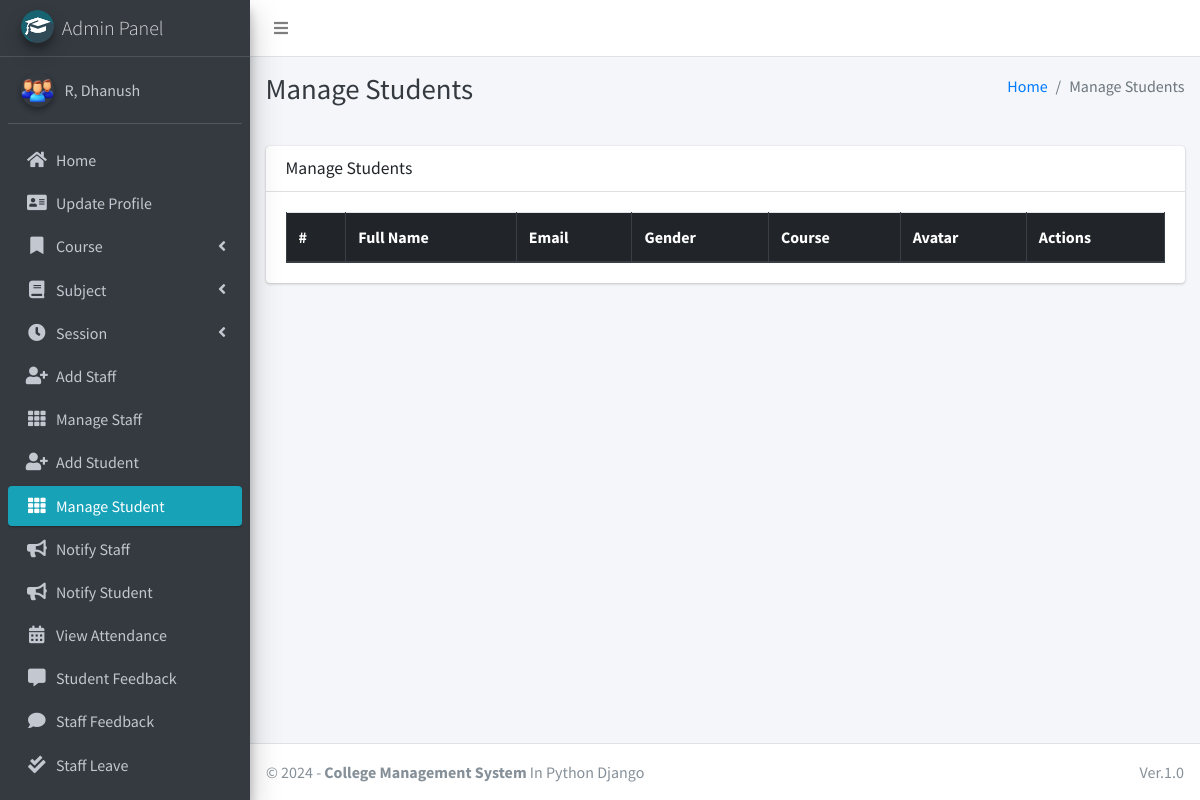
Page /student/manage/ (signed in) on the committed database.
### main_app/models.py (models this page shows)
class CustomUser(AbstractUser):
    USER_TYPE = ((1, "HOD"), (2, "Staff"), (3, "Student"))
    GENDER = [("M", "Male"), ("F", "Female")]
    username = None  # Removed username, using email instead
    email = models.EmailField(unique=True)
    user_type = models.CharField(default=1, choices=USER_TYPE, max_length=1)
    gender = models.CharField(max_length=1, choices=GENDER)
    profile_pic = models.ImageField()
    address = models.TextField()
    fcm_token = models.TextField(default="")  # For firebase notifications
    created_at = models.DateTimeField(auto_now_add=True)
    updated_at = models.DateTimeField(auto_now=True)
    USERNAME_FIELD = "email"
    REQUIRED_FIELDS = []
    objects = CustomUserManager()
    def __str__(self):
        return self.last_name + ", " + self.first_name

### main_app/hod_views.py (the view)
# urls.py: path("student/manage/", hod_views.manage_student, name='manage_student'),
def manage_student(request):
    students = CustomUser.objects.filter(user_type=3)
    context = {
        'students': students,
        'page_title': 'Manage Students'
    }
    return render(request, "hod_template/manage_student.html", context)

### main_app/templates/hod_template/manage_student.html (shortened to what this page needs)
{% extends 'main_app/base.html' %}
{% load static %}
{% block page_title %}{{page_title}}{% endblock page_title %}
{% block content %}
<section class="content">
    <div class="container-fluid">
        <div class="row">
            <div class="col-md-12">
                <div class="card">
                    <div class="card-header">
                        <h3 class="card-title">{{page_title}}</h3>
                    </div>
                    <div class="card-body">
                        <table id="example2" class="table table-bordered table-hover">
                            <thead class="thead-dark">
                                <tr>
                                    <th>#</th>
                                    <th>Full Name</th>
                                    <th>Email</th>
                                    <th>Gender</th>
                                    <th>Course</th>
                                    <th>Avatar</th>
                                    <th>Actions</th>
                                </tr>
                            </thead>
                        </table>
                    </div>
                </div>
            </div>
        </div>
    </div>
</section>
{% endblock content %}

### main_app/templates/main_app/sidebar_template.html (shortened to what this page needs)
{% load static %}
<aside class="main-sidebar sidebar-dark-info elevation-4">
    {% if request.user.user_type == '1' %}
    <a href="{% url 'admin_home' %}" class="brand-link">
        <img src="{% static 'dist/img/cmsl.png' %} " alt="AdminLTE Logo"
            class="brand-image img-circle elevation-3" >
        <span class="brand-text font-weight-light">Admin Panel</span>
    </a>
    <div class="sidebar">
        <div class="user-panel mt-3 pb-3 mb-3 d-flex">
            <div class="image">
                <img src="{{ request.user.profile_pic}}" class="img-circle elevation-2" alt="User Image">
            </div>
            <div class="info">
                <a href="#" class="d-block">{{user}}</a>
            </div>
        </div>
        <nav class="mt-2">
            <ul class="nav nav-pills nav-sidebar flex-column" data-widget="treeview" role="menu" data-accordion="false">
                <li class="nav-item">
                    {% url 'admin_home' as admin_home %}
                    <a href="{{admin_home}}" class="nav-link {% if admin_home == request.path %} active {% endif %}">
                        <i class="nav-icon fas fa-home"></i>
                        <p>
                            Home
                        </p>
                    </a>
                </li>
                <li class="nav-item">
                    {% url 'admin_view_profile' as admin_view_profile %}
                    <a href="{{admin_view_profile}}"
                        class="nav-link {% if admin_view_profile == request.path %} active {% endif %}">
                        <i class="nav-icon fas fa-address-card"></i>
                        <p>
                            Update Profile
                        </p>
                    </a>
                </li>
                <li class="nav-item has-treeview">
                    <a href="#" class="nav-link">
                        <i class="nav-icon fas fa-bookmark"></i>
                        <p>
                            Course
                            <i class="fas fa-angle-left right"></i>
                        </p>
                    </a>
                </li>
                <li class="nav-item has-treeview">
                    <a href="#" class="nav-link">
                        <i class="nav-icon fas fa-book"></i>
                        <p>
                            Subject
                            <i class="fas fa-angle-left right"></i>
                        </p>
                    </a>
                </li>
                <li class="nav-item has-treeview">
                    <a href="#" class="nav-link">
                        <i class="nav-icon fas fa-clock"></i>
                        <p>
                            Session
                            <i class="fas fa-angle-left right"></i>
                        </p>
                    </a>
                </li>
                <li class="nav-item">
                    {% url 'add_staff' as add_staff %}
                    <a href="{{add_staff}}" class="nav-link {% if add_staff == request.path %} active {% endif %}">
                        <i class="nav-icon fas fa-user-plus"></i>
                        <p>
                            Add Staff
                        </p>
                    </a>
                </li>
                <li class="nav-item">
                    {% url 'manage_staff' as manage_staff %}
                    {% url 'edit_staff' staff_id as edit_staff %}
                    <a href="{{manage_staff}}"
                        class="nav-link {% if manage_staff == request.path or request.path == edit_staff %} active {% endif %}">
                        <i class="nav-icon fas fa-th"></i>
                        <p>
                            Manage Staff
                        </p>
                    </a>
                </li>
                <li class="nav-item">
                    {% url 'add_student' as add_student%}
                    <a href="{{add_student}}" class="nav-link  {% if add_student == request.path %} active {% endif %}">
                        <i class="nav-icon fas fa-user-plus"></i>
                        <p>
                            Add Student
                        </p>
                    </a>
                </li>
                <li class="nav-item">
                    {% url 'manage_student' as manage_student %}
                    {% url 'edit_student' student_id as edit_student %}
                    <a href="{{manage_student}}"
                        class="nav-link  {% if edit_student == request.path or manage_student == request.path %} active {% endif %}">
                        <i class="nav-icon fas fa-th"></i>
                        <p>
                            Manage Student
                        </p>
                    </a>
                </li>
                <li class="nav-item">
                    {% url 'admin_notify_staff' as admin_notify_staff %}
                    <a href="{{admin_notify_staff}}"
                        class="nav-link {% if admin_notify_staff == request.path %} active {% endif %}">
                        <i class="nav-icon fas fa-bullhorn"></i>
                        <p>
                            Notify Staff
                        </p>
                    </a>
                </li>
                <li class="nav-item">
                    {% url 'admin_notify_student' as admin_notify_student %}
                    <a href="{{admin_notify_student}}"
                        class="nav-link {% if admin_notify_student == request.path %} active {% endif %}">
                        <i class="nav-icon fas fa-bullhorn"></i>
                        <p>
                            Notify Student
                        </p>
                    </a>
                </li>
                <li class="nav-item">
                    {% url 'admin_view_attendance' as admin_view_attendance %}
                <li class="nav-item">
                    <a href="{{admin_view_attendance}}"
                        class="nav-link  {% if admin_view_attendance == request.path %} active {% endif %}">
                        <i class="nav-icon fas fa-calendar-alt"></i>
                        <p>
                            View Attendance
                        </p>
                    </a>
                </li>
                <li class="nav-item">
                    {% url 'student_feedback_message' as student_feedback_message %}
                    <a href="{{ student_feedback_message }}"
                        class="nav-link  {% if student_feedback_message == request.path %} active {% endif %}">
                        <i class="nav-icon fas fa-comment-alt"></i>
                        <p>
                            Student Feedback
                        </p>
                    </a>
                </li>
                <li class="nav-item">
                    {% url 'staff_feedback_message' as staff_feedback_message %}
                    <a href="{{staff_feedback_message}}"
                        class="nav-link   {% if staff_feedback_message == request.path %} active {% endif %}">
                        <i class="nav-icon fas fa-comment"></i>
                        <p>
                            Staff Feedback
                        </p>
                    </a>
                </li>
                <li class="nav-item">
                    {% url 'view_staff_leave' as view_staff_leave %}
                    <a href="{{view_staff_leave}}"
                        class="nav-link  {% if view_staff_leave == request.path %} active {% endif %}">
                        <i class="nav-icon fas fa-check-double"></i>
                        <p>
                            Staff Leave
                        </p>
                    </a>
                </li>
                <li class="nav-item">
                    {% url 'view_student_leave' as view_student_leave %}
                    <a href="{% url 'view_student_leave' %}"
                        class="nav-link  {% if view_student_leave == request.path %} active {% endif %}">
                    </a>
                </li>
                                        {% endif %}
                                    </ul>
                                </nav>
                            </div>
</aside>

### rows in the picture
CustomUser: user.profile_pic (picture), last_name+first_name "R, Dhanush"

### other values in the picture
{{ page_title }} "Manage Students"
